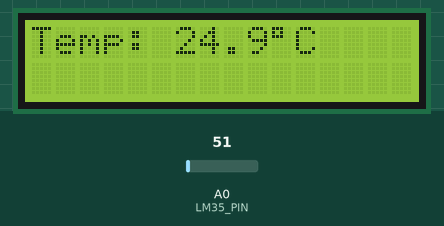
Recording of a sketch running on a simulated Arduino Uno, built with avr-gcc and run on an emulated ATmega328P. Parts: 16×2 character LCD. The test bench sets the inputs (shaded band); at power-on: A0 (LM35_PIN) = 51.

Above: at 1.2 s.
1.3 s: A0 (LM35_PIN) set to 61
At 2.5 s:
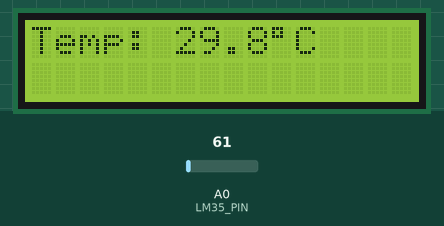
3.6 s: A0 (LM35_PIN) set to 71
At 4.6 s:
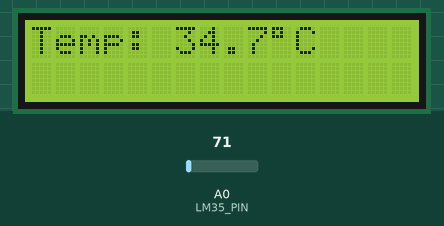
5.6 s: A0 (LM35_PIN) set to 86
At 6.8 s:
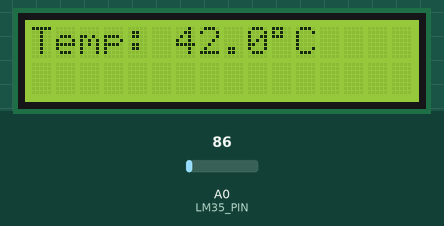
Timing chart, 0 to 8.6 s (numbered marks = the images above; inputs shaded):
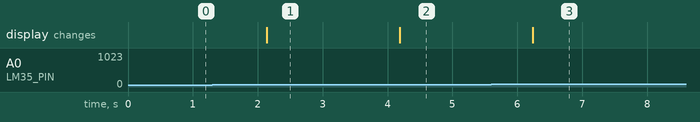

Measured:
- after the input at 1.3 s, the display: changes after 0.84 s (image 1)
- after the input at 3.6 s, the display: changes after 0.59 s (image 2)
- after the input at 5.6 s, the display: changes after 0.63 s (image 3)

The sketch:

Temperature_Sensor.ino
```cpp
#include <LiquidCrystal.h>
#include <SoftwareSerial.h>

LiquidCrystal lcd(12, 11, 5, 4, 3, 2);
SoftwareSerial bt(10, 9);

const int LM35_PIN = A0;
float tempC = 0.0;

void setup() {
  lcd.begin(16, 2);
  bt.begin(9600);
}

void loop() {
  int adcValue = analogRead(LM35_PIN);
  float voltage = adcValue * (5.0 / 1023.0);
  tempC = voltage * 100.0;

  lcd.setCursor(0, 0);
  lcd.print("Temp:");
  lcd.setCursor(6, 0);
  lcd.print(tempC, 1);
  lcd.print((char)223);
  lcd.print("C ");

  bt.print("Temperature: ");
  bt.print(tempC, 1);
  bt.println(" C");

  delay(1000);
}
```
